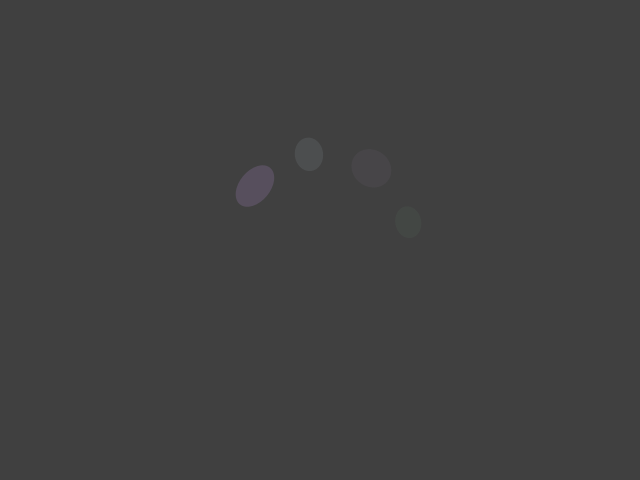
Frame 1 (no input)
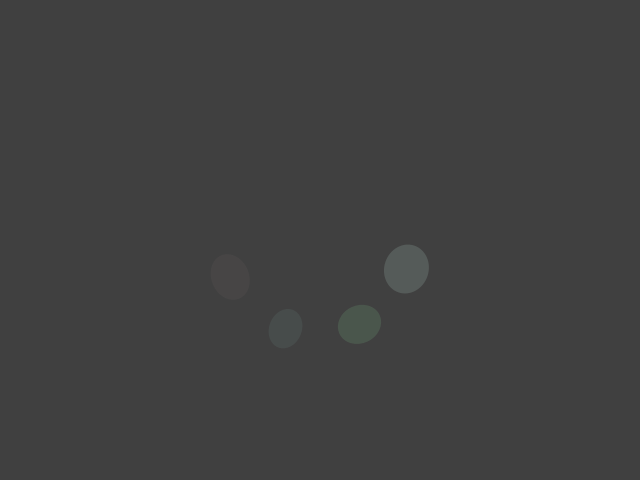
Frame 60 (the mouse pressed at the canvas centre just before this capture)
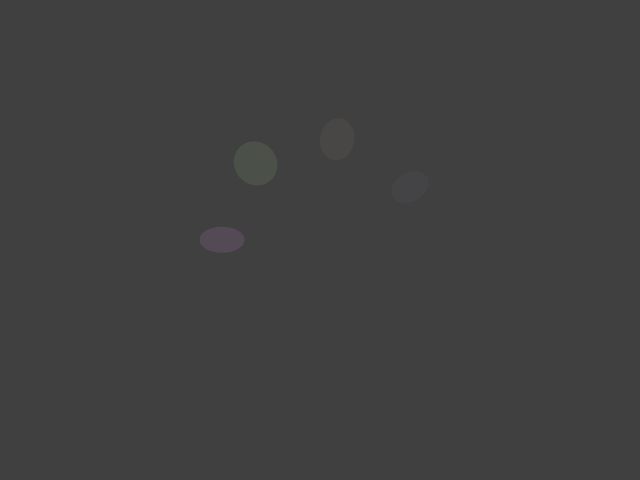
Frame 120 (the mouse held since frame 60 and released just before this capture)

The Processing sketch that drew these frames (run headless with seeded random() and noise(); from frame 60 on, the mouse is pressed at the canvas centre):

// Processing sketch: processing_154018
// ── processing_154018.pde

// Spiral001

// change values here
float rotateAngle = 0.75;
float rotateAngleInc = 0.001;
int xOffset = 45;
float angleInc = 10.85;
float multipler = 2.45;
int circleCount = 50;

void setup()
{
  size(640, 480);
  smooth();
  noStroke();
  frameRate(12);
}

void draw()
{
  background(64);
  int angle = 0;
  translate(width/2, height/2);
  for (float i = 0; i < circleCount; i+=1) 
  {
    rotate(rotateAngle);
    if (i > xOffset) {
      color c1 = color(random(128,255), random(128, 255), random(128, 255), map(i, circleCount/2, circleCount, 255, 0));
      fill(c1);
      ellipse(i*rotateAngle*multipler, 0, sin(radians(angle))+random(25, 50), cos(radians(angle))+random(25, 50));
      angle+=angleInc;
    }
  }
  rotateAngle+=rotateAngleInc;
}
